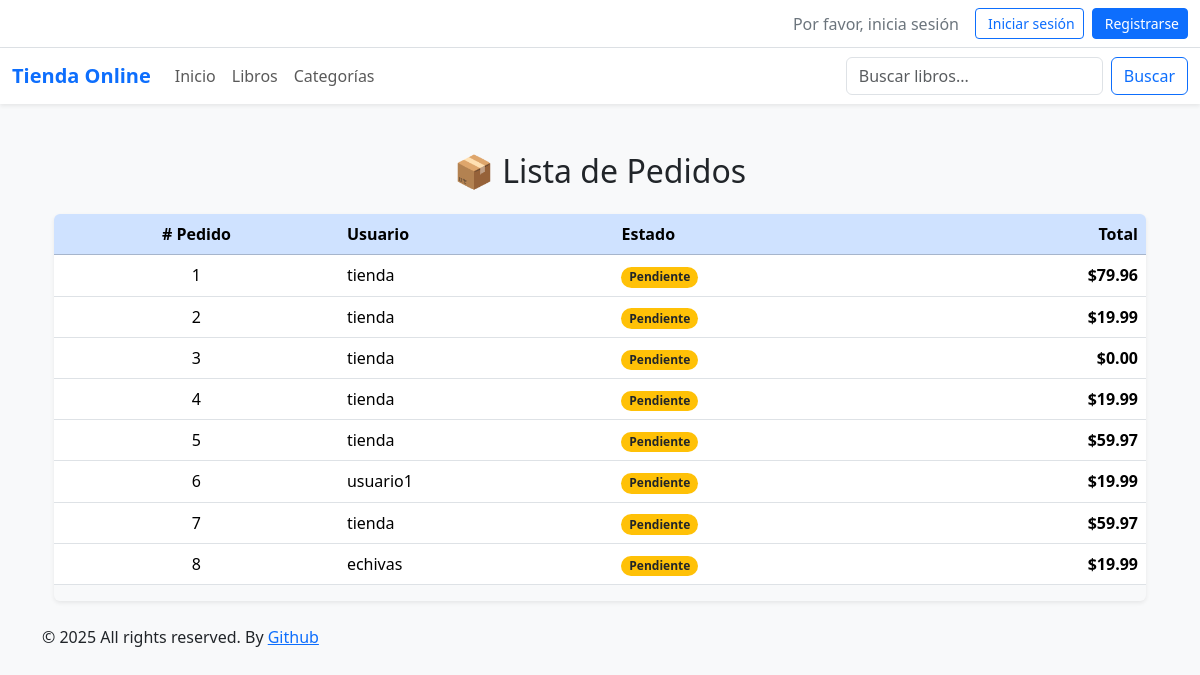
Screenshot of /ventas/lista_pedidos/ with the database file from the repository.
### ventas/models.py (models this page shows, shortened)
class Pedido(models.Model):
    usuario = models.ForeignKey(User, on_delete=models.CASCADE)  # Relación con el usuario
    creado_en = models.DateTimeField(auto_now_add=True)  # Fecha de creación
    estado = models.CharField(max_length=20, default='pendiente')  # Ej: 'pendiente', 'completado', 'cancelado'
    total = models.DecimalField(max_digits=10, decimal_places=2, default=0)  # Total del pedido

### ventas/views.py (the view)
# urls.py: path('lista_pedidos/',views.lista_pedidos, name="lista_pedidos"),
def lista_pedidos(request):
    pedidos = Pedido.objects.all()
    return render(request,'ventas/lista_pedidos.html', {'pedidos': pedidos})

### templates/ventas/lista_pedidos.html (shortened to what this page needs)
{% extends 'base/base.html' %}
{% block content %}
<div class="container mt-5">
    <h2 class="mb-4 text-center">📦 Lista de Pedidos</h2>
    <div class="table-responsive shadow-sm rounded">
        <table class="table table-hover align-middle">
            <thead class="table-primary">
                <tr>
                    <th scope="col" class="text-center"># Pedido</th>
                    <th scope="col">Usuario</th>
                    <th scope="col">Estado</th>
                    <th scope="col" class="text-end">Total</th>
                </tr>
            </thead>
            <tbody>
                {% for pedido in pedidos %}
                <tr onclick="window.location='{% url 'ventas:detalle_pedido' pedido.id %}';"
                    style="cursor: pointer;" class="hover-row">
                    <td class="text-center">{{ pedido.id }}</td>
                    <td>{{ pedido.usuario }}</td>
                    <td>
                        <span class="badge rounded-pill
                            {% if pedido.estado == 'completado' %}bg-success
                            {% elif pedido.estado == 'pendiente' %}bg-warning text-dark
                            {% elif pedido.estado == 'cancelado' %}bg-danger
                            {% else %}bg-secondary{% endif %}">
                            {{ pedido.estado|title }}
                        </span>
                    </td>
                    <td class="text-end"><strong>${{ pedido.total|floatformat:2 }}</strong></td>
                </tr>
                {% empty %}
                <tr>
                    <td colspan="4" class="text-center text-muted py-4">
                        No hay pedidos registrados.
                    </td>
                </tr>
                {% endfor %}
            </tbody>
        </table>
    </div>
</div>
{% endblock %}

### templates/base/base.html (shortened to what this page needs)
{% load static %}
<!DOCTYPE html>
<html lang="es">
<head>
    {% include "base/includes/head.html" %}
</head>
<body>
    {% include "base/includes/header.html" %}
    <main role="main" class="container my-4">
        {% block content %}{% endblock %}
    </main>
    {% include "base/includes/footer.html" %}
</body>
</html>

### templates/base/includes/head.html (shortened to what this page needs)
{% load static%}
	<link href="https://cdn.jsdelivr.net/npm/bootstrap@5.3.1/dist/css/bootstrap.min.css" rel="stylesheet"
>

### templates/base/includes/header.html (shortened to what this page needs)
<body data-bs-spy="scroll" data-bs-target="#header" tabindex="0" class="bg-light">
  <div id="header-wrap">
    <div class="py-2 bg-white border-bottom shadow-sm">
      <div class="container-fluid">
        <div class="row">
          <div class="col-md-6 offset-md-6 d-flex justify-content-end align-items-center">
            {% if user.is_authenticated %}
              <span class="me-3 text-secondary">
                Bienvenido, <strong>{{ user.username }}</strong>
              </span>
              <a href="{% url 'ventas:ver_carrito' %}" class="btn btn-outline-primary btn-sm me-2">
                <i class="fas fa-shopping-cart me-1"></i> Carrito
              </a>
              <form action="{% url 'logout' %}" method="post" class="d-inline">
                {% csrf_token %}
                <button type="submit" class="btn btn-outline-danger btn-sm">
                  <i class="fas fa-sign-out-alt me-1"></i> Cerrar sesión
                </button>
              </form>
            {% else %}
              <span class="me-3 text-secondary">Por favor, inicia sesión</span>
              <a href="{% url 'login' %}" class="btn btn-outline-primary btn-sm me-2">
                 Iniciar sesión
              </a>
              <a href="{% url 'registro' %}" class="btn btn-primary btn-sm">
                 Registrarse
              </a>
            {% endif %}
          </div>
        </div>
      </div>
    </div>
    <header id="header">
      <nav class="navbar navbar-expand-lg navbar-light bg-white shadow-sm">
        <div class="container-fluid">
          <a class="navbar-brand fw-bold text-primary" href="{% url 'inicio' %}">Tienda Online</a>
          <div class="collapse navbar-collapse" id="navbarSupportedContent">
            <ul class="navbar-nav me-auto mb-2 mb-lg-0">
              <li class="nav-item">
                <a href="{% url 'inicio' %}"
                  class="nav-link {% if request.resolver_match.url_name == 'inicio' %}active{% endif %}">
                  Inicio
                </a>
              </li>
              <li class="nav-item">
                <a href="{% url 'libros:lista' %}"
                  class="nav-link {% if request.resolver_match.url_name == 'libros:lista' %}active{% endif %}">
                  Libros
                </a>
              </li>
              <li class="nav-item">
                <a href="{% url 'libros:lista_categorias' %}"
                  class="nav-link {% if request.resolver_match.url_name == 'libros:lista_categorias' %}active{% endif %}">
                  Categorías
                </a>
              </li>
            </ul>
            <form class="d-flex" method="get" action="{% url 'libros:buscar_libros' %}">
              <input class="form-control me-2" type="search" name="q" placeholder="Buscar libros..."
                aria-label="Buscar libros">
              <button class="btn btn-outline-primary" type="submit">Buscar</button>
            </form>
          </div>
        </div>
      </nav>
    </header>
  </div>
</body>

### templates/base/includes/footer.html
<footer id="footer">
	<div id="footer-bottom">
		<div class="container">
			<div class="row">
				<div class="col-md-12">
					<div class="copyright">
						<div class="row">
							<div class="col-md-6">
								<p>© 2025 All rights reserved. By <a
										href="https://github.com/CVA1992/tienda_libros" target="_blank">Github</a>
								</p>
							</div>
						</div>
					</div>
				</div>
			</div>
		</div>
	</div>
</footer>

### templates/base/includes/scripts.html (shortened to what this page needs)
{% load static %}

### rows the page displays
Pedido: id "1", usuario "tienda", estado "Pendiente", total "79.96"
Pedido: id "2", usuario "tienda", estado "Pendiente", total "19.99"
Pedido: id "3", usuario "tienda", estado "Pendiente", total "0.00"
Pedido: id "4", usuario "tienda", estado "Pendiente", total "19.99"
Pedido: id "5", usuario "tienda", estado "Pendiente", total "59.97"
Pedido: id "6", usuario "usuario1", estado "Pendiente", total "19.99"
Pedido: id "7", usuario "tienda", estado "Pendiente", total "59.97"
Pedido: id "8", usuario "echivas", estado "Pendiente", total "19.99"
